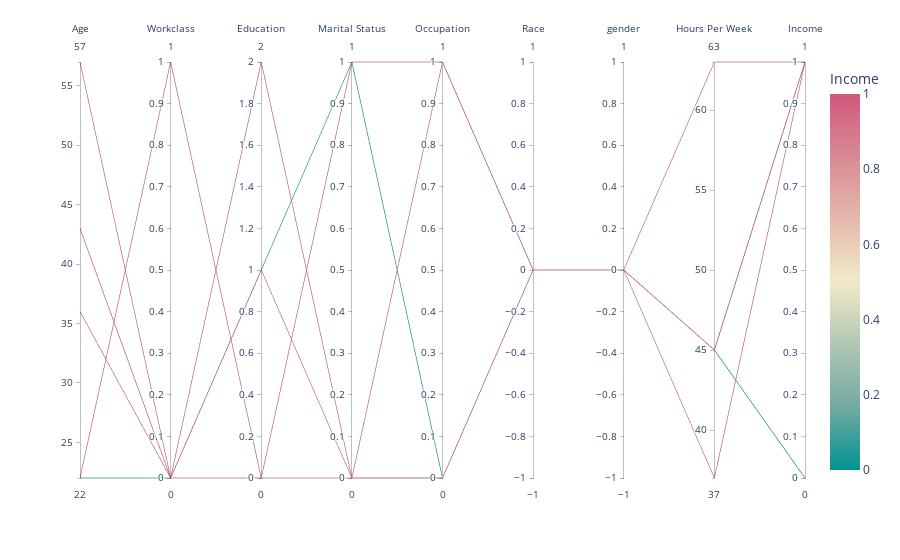

The code cell stored with this chart in its notebook:
### Code cell
import plotly.express as px

fig = px.parallel_coordinates(df, color="income", labels={"age": "Age",
                "workclass": "Workclass", "education": "Education",
                "marital_status": "Marital Status", "occupation": "Occupation", "race":"Race","Gender":"gender",
                                                          "hours_per_week":"Hours Per Week", "income":"Income"},
                             color_continuous_scale=px.colors.diverging.Tealrose,
                             color_continuous_midpoint=0.5)
fig.show()

### Figure 1 — Plotly figure (JSON) as saved in the notebook; plotly's stock layout.template omitted (floating-point values rounded to 4 significant figures)
{"data": [{"dimensions": [{"label": "Age", "values": [22, 57, 36, 22, 43]}, {"label": "Workclass", "values": [0, 0, 0, 1, 0]}, {"label": "Education", "values": [1, 0, 2, 0, 1]}, {"label": "Marital Status", "values": [1, 1, 0, 0, 0]}, {"label": "Occupation", "values": [0, 1, 0, 0, 1]}, {"label": "Race", "values": [0, 0, 0, 0, 0]}, {"label": "gender", "values": [0, 0, 0, 0, 0]}, {"label": "Hours Per Week", "values": [45, 45, 37, 45, 63]}, {"label": "Income", "values": [0, 1, 1, 1, 1]}], "domain": {"x": [0, 1], "y": [0, 1]}, "line": {"color": [0, 1, 1, 1, 1], "coloraxis": "coloraxis"}, "name": "", "type": "parcoords"}], "layout": {"coloraxis": {"cmid": 0.5, "colorbar": {"title": {"text": "Income"}}, "colorscale": [[0, "rgb(0, 147, 146)"], [0.1667, "rgb(114, 170, 161)"], [0.3333, "rgb(177, 199, 179)"], [0.5, "rgb(241, 234, 200)"], [0.6667, "rgb(229, 185, 173)"], [0.8333, "rgb(217, 137, 148)"], [1, "rgb(208, 88, 126)"]]}, "legend": {"tracegroupgap": 0}, "margin": {"t": 60}}}
